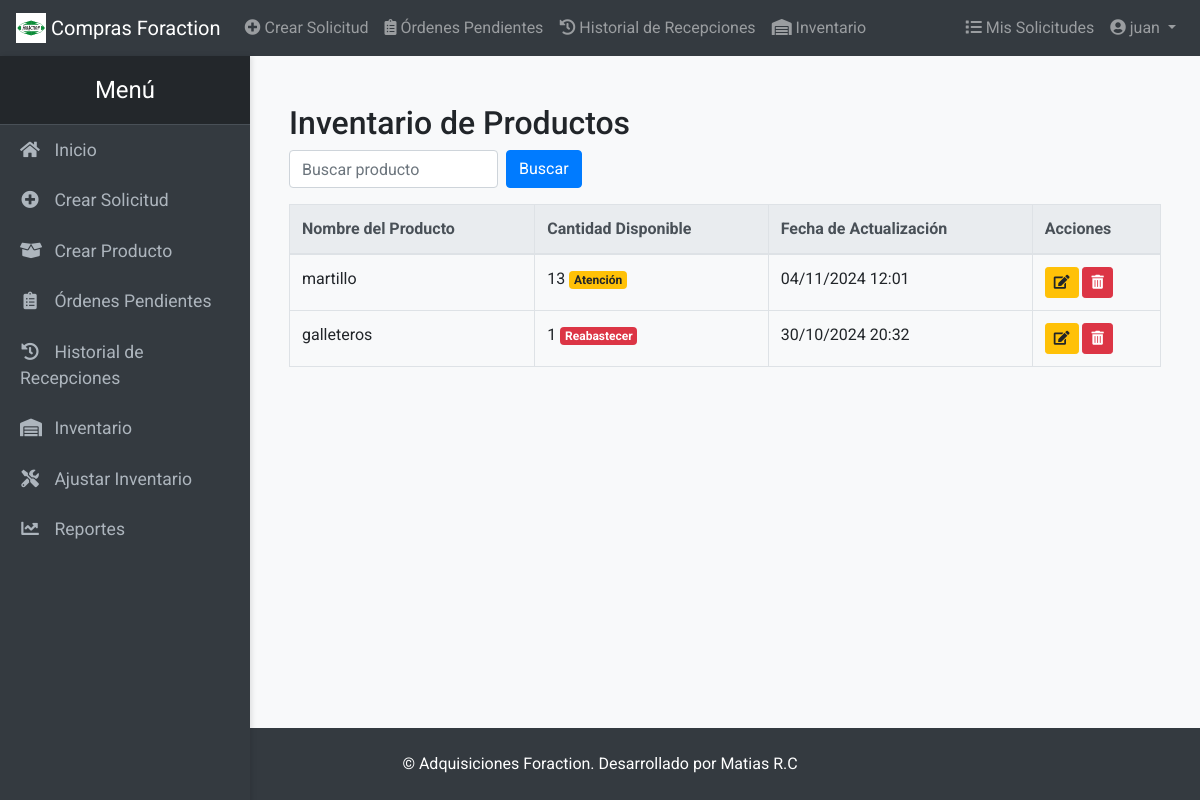
The page /inventario (signed in) on the database its author committed.
### models.py (models this page shows, shortened)
class Usuario(db.Model, UserMixin):
    __tablename__ = 'usuarios'
    id = db.Column(db.Integer, primary_key=True)
    nombre_usuario = db.Column(db.String(150), unique=True, nullable=False)
    correo = db.Column(db.String(150), unique=True, nullable=False)
    contraseña_hash = db.Column(db.String(128), nullable=False)
    rol = db.Column(db.String(50), nullable=False)  # Roles: usuario, revisor, supervisor, admin, bodeguero
    proveedores = db.relationship('Proveedor', back_populates='creador', cascade='all, delete-orphan')
    solicitudes = db.relationship('Solicitud', back_populates='solicitante', cascade='all, delete-orphan')
    aprobaciones = db.relationship('Aprobacion', back_populates='revisador', cascade='all, delete-orphan')
    ordenes_compra_recibidas = db.relationship('OrdenCompra', back_populates='usuario_recepcion', foreign_keys='OrdenCompra.recibido_por')
    recepciones = db.relationship('Recepcion', back_populates='usuario', lazy=True)  # Relación con Recepcion

class Inventario(db.Model):
    __tablename__ = 'inventario'
    id = db.Column(db.Integer, primary_key=True)
    producto_id = db.Column(db.Integer, db.ForeignKey('productos.id'), nullable=False, unique=True)
    cantidad = db.Column(db.Integer, nullable=False, default=0)
    fecha_actualizacion = db.Column(db.DateTime, nullable=False, default=datetime.utcnow)
    umbral_minimo = db.Column(db.Integer, nullable=False, default=10)  # Umbral para alertas

class Producto(db.Model):
    __tablename__ = 'productos'
    id = db.Column(db.Integer, primary_key=True)
    nombre = db.Column(db.String(150), nullable=False, unique=True, index=True)
    descripcion = db.Column(db.Text, nullable=True)
    especificaciones = db.Column(db.Text, nullable=True)
    cantidad = db.Column(db.Integer, nullable=False, default=1)
    categoria_id = db.Column(db.Integer, db.ForeignKey('categorias.id'), nullable=False)
    inventario = db.relationship('Inventario', backref='producto', uselist=False)
    categoria = db.relationship('Categoria', back_populates='productos')
    productos_solicitudes = db.relationship('ProductoSolicitud', back_populates='producto', cascade='all, delete-orphan')
    productos_proveedores = db.relationship('ProductoProveedor', back_populates='producto', cascade='all, delete-orphan')

### routes.py (the view)
@main.route('/inventario')
@login_required
@roles_required('admin', 'revisor', 'bodeguero')
def inventario():
    page = request.args.get('page', type=int, default=1)
    per_page = 10  # Número de ítems por página
    search = request.args.get('search', '', type=str)
    query = Inventario.query.join(Producto).add_columns(
        Producto.nombre.label('nombre_producto'),
        Inventario.cantidad,
        Inventario.umbral_minimo,
        Inventario.fecha_actualizacion,
        Inventario.id
    )
    if search:
        query = query.filter(Producto.nombre.ilike(f'%{search}%'))
    inventarios_paginated = query.paginate(page=page, per_page=per_page, error_out=False)
    eliminar_forms = {inventario.id: EliminarInventarioForm() for inventario in inventarios_paginated.items}
    editar_forms = {inventario.id: EditarInventarioForm(obj=inventario) for inventario in inventarios_paginated.items}
    pagination = Pagination(page=page, total=inventarios_paginated.total, per_page=per_page, css_framework='bootstrap4')
    productos = Producto.query.all()
    return render_template('inventario/inventario.html',
                           inventarios=inventarios_paginated.items,
                           pagination=pagination,
                           search=search,
                           eliminar_forms=eliminar_forms,
                           editar_forms=editar_forms,
                           productos=productos)

### forms.py
class EliminarInventarioForm(FlaskForm):
    pass

class EditarInventarioForm(FlaskForm):
    cantidad = IntegerField('Cantidad Disponible', validators=[
        DataRequired(message="La cantidad es requerida."),
        NumberRange(min=0, message="La cantidad debe ser positiva.")
    ])
    umbral_minimo = IntegerField('Umbral Mínimo', validators=[
        DataRequired(message="El umbral mínimo es requerido."),
        NumberRange(min=0, message="El umbral mínimo debe ser positivo.")
    ])
    submit = SubmitField('Guardar Cambios')

### routes.py (called while the page is built)
@main.app_context_processor
def add_calculation_functions():
    def calcular_precio_total(solicitud, proveedor):
        total = sum(
            pp.precio_ofrecido * pp.cantidad
            for pp in solicitud.productos_proveedores
            if pp.proveedor_id == proveedor.id and pp.precio_ofrecido is not None
        )
        return total
    def calcular_tiempo_entrega(solicitud, proveedor):
        tiempos = [
            pp.tiempo_estimado_envio
            for pp in solicitud.productos_proveedores
            if pp.proveedor_id == proveedor.id and pp.tiempo_estimado_envio is not None
        ]
        return max(tiempos) if tiempos else None
    return dict(
        calcular_precio_total=calcular_precio_total,
        calcular_tiempo_entrega=calcular_tiempo_entrega
    )

### templates/inventario/inventario.html (shortened to what this page needs)
{% extends 'base.html' %}
{% block content %}
<div class="container mt-4">
    <h2>Inventario de Productos</h2>
    <form method="GET" action="{{ url_for('main.inventario') }}" class="form-inline mb-3">
        <input type="text" name="search" class="form-control mr-2" placeholder="Buscar producto" value="{{ search }}">
        <button type="submit" class="btn btn-primary">Buscar</button>
    </form>
    {% if inventarios %}
    <div class="table-responsive">
        <table id="inventarioTable" class="table table-bordered table-hover">
            <thead class="thead-light">
                <tr>
                    <th>Nombre del Producto</th>
                    <th>Cantidad Disponible</th>
                    <th>Fecha de Actualización</th>
                    <th>Acciones</th>
                </tr>
            </thead>
            <tbody>
                {% for inventario in inventarios %}
                <tr>
                    <td>{{ inventario.nombre_producto }}</td>
                    <td>
                        {{ inventario.cantidad }}
                        {% if inventario.cantidad < inventario.umbral_minimo %}
                            <span class="badge badge-danger">Reabastecer</span>
                        {% elif inventario.cantidad < (inventario.umbral_minimo * 2) %}
                            <span class="badge badge-warning">Atención</span>
                        {% else %}
                            <span class="badge badge-success">Suficiente</span>
                        {% endif %}
                    </td>
                    <td>{{ inventario.fecha_actualizacion.strftime('%d/%m/%Y %H:%M') }}</td>
                    <td>
                        <button type="button" class="btn btn-sm btn-warning" title="Editar" data-toggle="modal" data-target="#editarModal{{ inventario.id }}">
                            <i class="fas fa-edit"></i>
                        </button>
                        <form action="{{ url_for('main.eliminar_inventario', id=inventario.id) }}" method="POST" style="display:inline;">
                            <button type="submit" class="btn btn-sm btn-danger" onclick="return confirm('¿Estás seguro de eliminar este registro?');" title="Eliminar">
                                <i class="fas fa-trash-alt"></i>
                            </button>
                        </form>
                    </td>
                </tr>
                {% endfor %}
            </tbody>
        </table>
    </div>
    {% else %}
        <p>No hay productos en el inventario.</p>
    {% endif %}
</div>
<link rel="stylesheet" href="https://cdn.datatables.net/1.10.24/css/dataTables.bootstrap4.min.css">
{% endblock %}

### templates/base.html (shortened to what this page needs)
<!DOCTYPE html>
<html lang="es">
<head>
    <link href="https://stackpath.bootstrapcdn.com/bootstrap/4.5.2/css/bootstrap.min.css" rel="stylesheet">
    <link href="https://cdnjs.cloudflare.com/ajax/libs/font-awesome/5.15.3/css/all.min.css" rel="stylesheet">
    <link href="{{ url_for('static', filename='css/custom.css') }}" rel="stylesheet">
</head>
<body>
    <div class="d-flex flex-column min-vh-100">
        <nav class="navbar navbar-expand-lg navbar-dark bg-dark">
            <a class="navbar-brand" href="{{ url_for('main.index') }}">
                <img src="{{ url_for('static', filename='logo.png') }}" width="30" height="30" class="d-inline-block align-top" alt="Logo" loading="lazy">
                Compras Foraction
            </a>
            <div class="collapse navbar-collapse" id="navbarNav">
                <ul class="navbar-nav mr-auto">
                    {% if current_user.is_authenticated %}
                        <li class="nav-item">
                            <a class="nav-link" href="{{ url_for('main.crear_solicitud') }}">
                                <i class="fas fa-plus-circle"></i> Crear Solicitud
                            </a>
                        </li>
                        {% if current_user.rol == 'bodeguero' %}
                            <li class="nav-item">
                                <a class="nav-link" href="{{ url_for('main.ordenes_pendientes') }}">
                                    <i class="fas fa-clipboard-list"></i> Órdenes Pendientes
                                </a>
                            </li>
                            <li class="nav-item">
                                <a class="nav-link" href="{{ url_for('main.historial_recepciones') }}">
                                    <i class="fas fa-history"></i> Historial de Recepciones
                                </a>
                            </li>
                            <li class="nav-item">
                                <a class="nav-link" href="{{ url_for('main.inventario') }}">
                                    <i class="fas fa-warehouse"></i> Inventario
                                </a>
                            </li>
                        {% endif %}
                    {% endif %}
                </ul>
                <ul class="navbar-nav ml-auto">
                    {% if current_user.is_authenticated %}
                        <li class="nav-item">
                            <a class="nav-link" href="{{ url_for('main.mis_solicitudes') }}">
                                <i class="fas fa-list"></i> Mis Solicitudes
                            </a>
                        </li>
                        <li class="nav-item dropdown">
                            <a class="nav-link dropdown-toggle" href="#" id="perfilDropdown" role="button" data-toggle="dropdown" aria-haspopup="true" aria-expanded="false">
                                <i class="fas fa-user-circle"></i> {{ current_user.nombre_usuario }}
                            </a>
                        </li>
                    {% endif %}
                </ul>
            </div>
        </nav>
        <div class="d-flex flex-grow-1">
            <nav id="sidebar" class="bg-dark">
                <div class="sidebar-heading">Menú</div>
                <ul class="list-unstyled components">
                    <li>
                        <a href="{{ url_for('main.index') }}"><i class="fas fa-home"></i> Inicio</a>
                    </li>
                    {% if current_user.is_authenticated %}
                        <li>
                            <a href="{{ url_for('main.crear_solicitud') }}"><i class="fas fa-plus-circle"></i> Crear Solicitud</a>
                        </li>
                        {% if current_user.rol in ['solicitante', 'revisor','bodeguero'] %}
                            <li>
                                <a href="{{ url_for('main.crear_producto') }}"><i class="fas fa-box-open"></i> Crear Producto</a>
                            </li>
                        {% endif %}
                        {% if current_user.rol == 'bodeguero' %}
                            <li>
                                <a href="{{ url_for('main.ordenes_pendientes') }}"><i class="fas fa-clipboard-list"></i> Órdenes Pendientes</a>
                            </li>
                            <li>
                                <a href="{{ url_for('main.historial_recepciones') }}"><i class="fas fa-history"></i> Historial de Recepciones</a>
                            </li>
                            <li class="nav-item">
                                <a class="nav-link" href="{{ url_for('main.inventario') }}">
                                    <i class="fas fa-warehouse"></i> Inventario
                                </a>
                            </li>
                            <li class="nav-item">
                                <a class="nav-link" href="{{ url_for('main.ajustar_inventario') }}">
                                    <i class="fas fa-tools"></i> Ajustar Inventario
                                </a>
                            </li>
                            <li class="nav-item">
                                <a class="nav-link" href="{{ url_for('main.reportes_inventario') }}">
                                    <i class="fas fa-chart-line"></i> Reportes
                                </a>
                            </li>
                        {% endif %}
                    {% endif %}
                </ul>
            </nav>
            <main class="flex-grow-1 p-4">
                {% block content %}{% endblock %}
            </main>
        </div>
        <footer class="bg-dark text-white p-4 text-center mt-auto">
            &copy; {{ current_year }} Adquisiciones Foraction. Desarrollado por Matias R.C
        </footer>
    </div>
</body>
</html>

### static/css/custom.css (style rules this page uses)
body { font-family: 'Roboto', sans-serif; background-color: #f8f9fa; }
#sidebar { width: 250px; min-width: 250px; max-width: 250px; height: 100vh; position: fixed; top: 56px; left: 0; background: #343a40; color: #fff; transition: all 0.3s; box-shadow: 2px 0 5px rgba(0,0,0,0.1); overflow-y: auto; z-index: 1000; }
#sidebar .sidebar-heading { padding: 1rem; font-size: 1.5rem; text-align: center; background: #23272b; border-bottom: 1px solid #495057; }
#sidebar .components { padding: 0; margin: 0; list-style: none; }
#sidebar .components li a { padding: 12px 20px; font-size: 1.1rem; display: block; color: #adb5bd; transition: all 0.3s; }
#sidebar .components li a i { margin-right: 10px; width: 20px; text-align: center; }
main { margin-left: 250px; transition: all 0.3s; }
footer { background-color: #343a40; color: white; }

### rows shown on the page
Usuario: nombre_usuario "juan"
Inventario: nombre_producto "martillo", cantidad "13", shows "Atención", fecha_actualizacion "04/11/2024 12:01"
Inventario: nombre_producto "galleteros", cantidad "1", shows "Reabastecer", fecha_actualizacion "30/10/2024 20:32"
